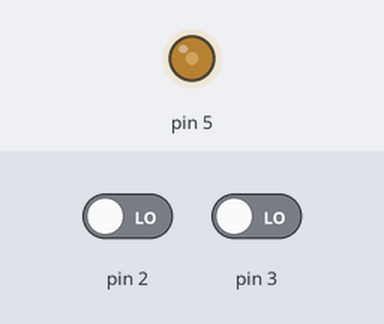
A sketch run on a simulated Arduino Uno, built with avr-gcc and run on an emulated ATmega328P. On the bench: output pins drawn as LEDs (lit = HIGH). Inputs (shaded band) come from the test bench; at power-on: pin 2 LOW, pin 3 LOW.

Above: at 0.1 s.
Timing chart, 0 to 1.6 s (numbered marks = the images above):
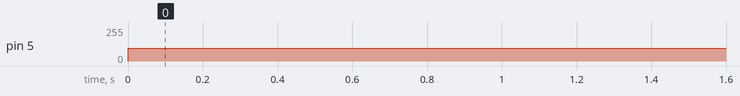

The sketch:

coast_test.ino
```cpp
volatile unsigned long quad_pulse_count;
volatile unsigned long stoppedAt;

void setup() {
  Serial.begin(9600);

  pinMode(5, OUTPUT);
  analogWrite(5, 0);

  quad_pulse_count = 0;
  stoppedAt = 0;

  attachInterrupt(0, quadPulse, CHANGE);
  attachInterrupt(1, quadPulse, CHANGE);

//  analogWrite(5, 128);

//  while (stoppedAt == 0) {}

//  Serial.println("And we're done.");
//  Serial.print("Step count after stopping: ");
//  Serial.println(quad_pulse_count);
//
////  delay(1000);
//
//  Serial.print("Step count after waiting (coast amount): ");
//  Serial.println(quad_pulse_count);
}

volatile unsigned long target_pulse_num;

void quadPulse() {
  quad_pulse_count++;

  if (quad_pulse_count >= target_pulse_num) {
    analogWrite(5, 0);
//    stoppedAt = micros();
  }
}

void loop() {
  target_pulse_num += 5 * 1200 * 1.7;
  analogWrite(5, 96);
  delay(60000);
}
```

Measured:
- by itself, pin 5: 0/255 → 96/255 at 0.00 s
